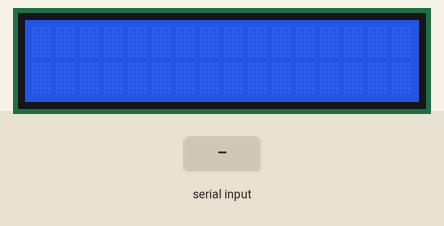
Recording of a sketch running on a simulated Arduino Uno, built with avr-gcc and run on an emulated ATmega328P. Parts: 16×2 character LCD. The inputs (shaded band) are chosen by the test bench.

Above: at 1.2 s.
1.3 s: "1" received over Serial
At 2.1 s:
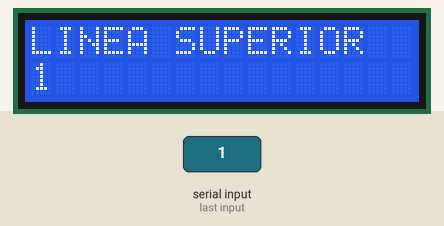
2.9 s: "0" received over Serial
At 3.3 s:
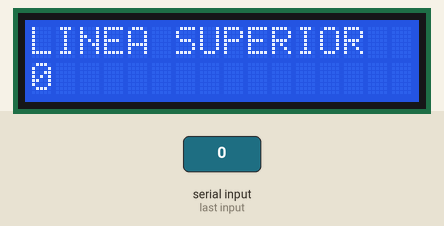
4.5 s: "2" received over Serial
At 5.7 s:
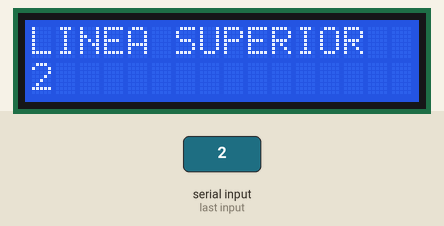
Timing chart, 0 to 7.5 s (numbered marks = the images above; inputs shaded):
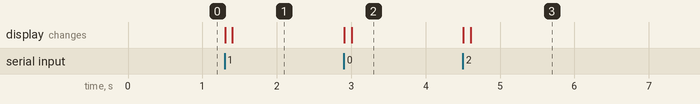

The sketch:

LCD.ino
```cpp
//Ejemplo de un LCD con comunicación Serial


//-------------------------LIBRERIAS-----------------------

#include <Arduino.h>
#include <LiquidCrystal.h>

//-------------LAS CONEXIONES DEL DISPLAY LCD--------------

// VSS pin to GND
// VDD pin to +5V
// VO pin to potentiometer
// RS pin to digital pin 12
// R/W pin to ground
// E pin to digital pin 11

// D0 no attached
// D1 no attached
// D2 no attached
// D3 no attached

// D4 pin to digital pin 5
// D5 pin to digital pin 4
// D6 pin to digital pin 3
// D7 pin to digital pin 2

// A pin to +5V (anode-positive)
// K pin to GND (kathode-negative)


//----------------------VARIABLES-----------------------------

LiquidCrystal lcd(12, 11, 5, 4, 3, 2); //Iniciamos el display LCD

//---------------------VOID SETUP------------------------------

void setup() {

  lcd.begin(16, 2); //Definimos las dimensiones del display
  lcd.clear(); // Limpiamos la pantalla del mismo

  Serial.begin(115200 ); //Iniciamos la comunicación Serial
}


//---------------------VOID LOOP------------------------------

void loop() {

  if(Serial.available()){
    lcd.clear(); //Borramos la pantalla
    lcd.setCursor(0, 0); //Situamos el cursor en la primera linea
    lcd.print("LINEA SUPERIOR"); //Escribe el texto
    delay(100);
    lcd.setCursor(0, 1); //Nos movemos a la linea inferior

        while(Serial.available() > 0){
          lcd.write(Serial.read()); //Se imprime en la linea inferior
          }
      }
}
```

Measured:
- after the input at 1.3 s, the display: first changes at once (image 1 shows a later state)
- after the input at 2.9 s, the display: first changes at once (image 2 shows a later state)
- after the input at 4.5 s, the display: first changes at once (image 3 shows a later state)
